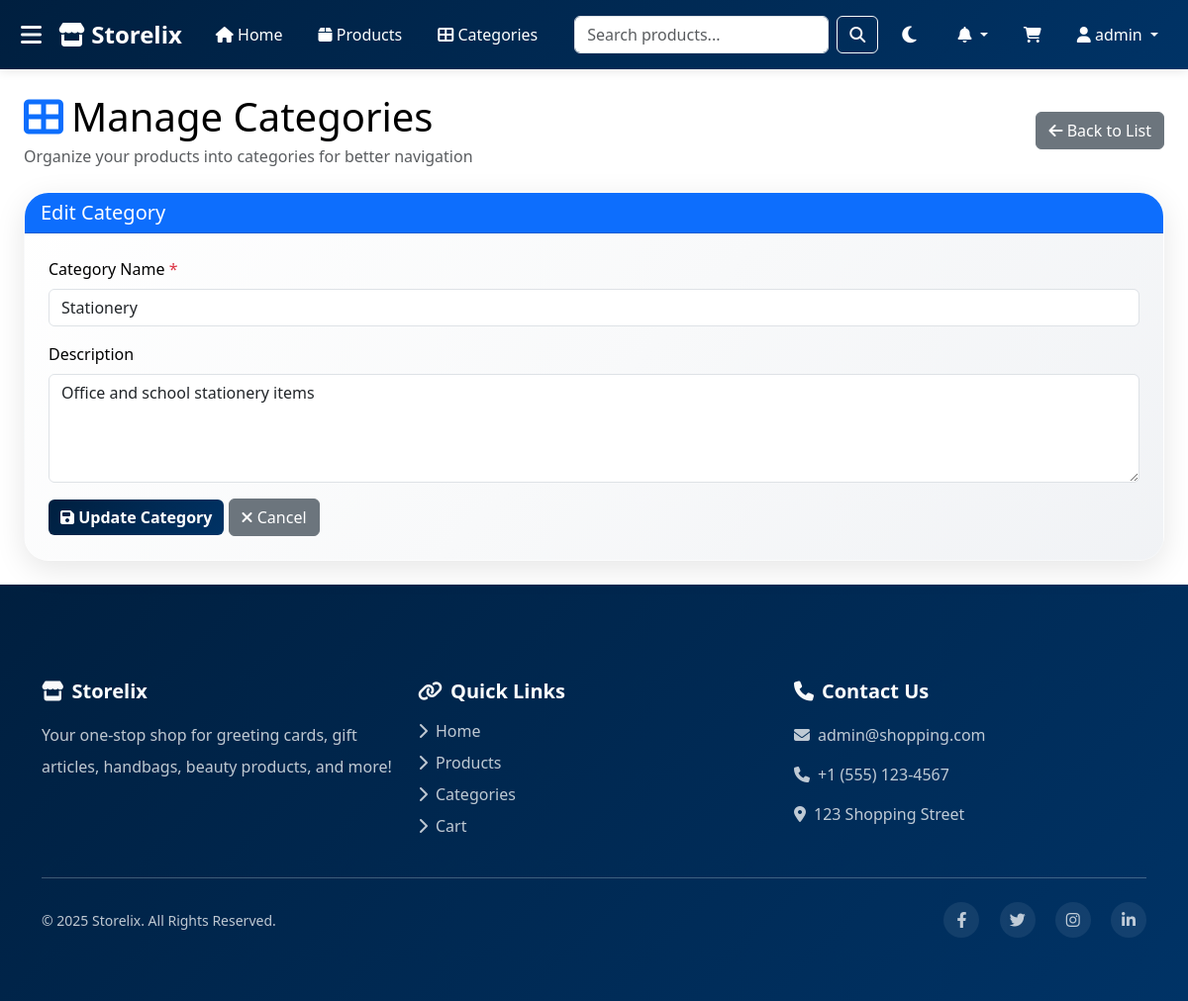
/admin/categories.php?action=edit&id=5 (signed in), run on an earlier commit of the app's database.
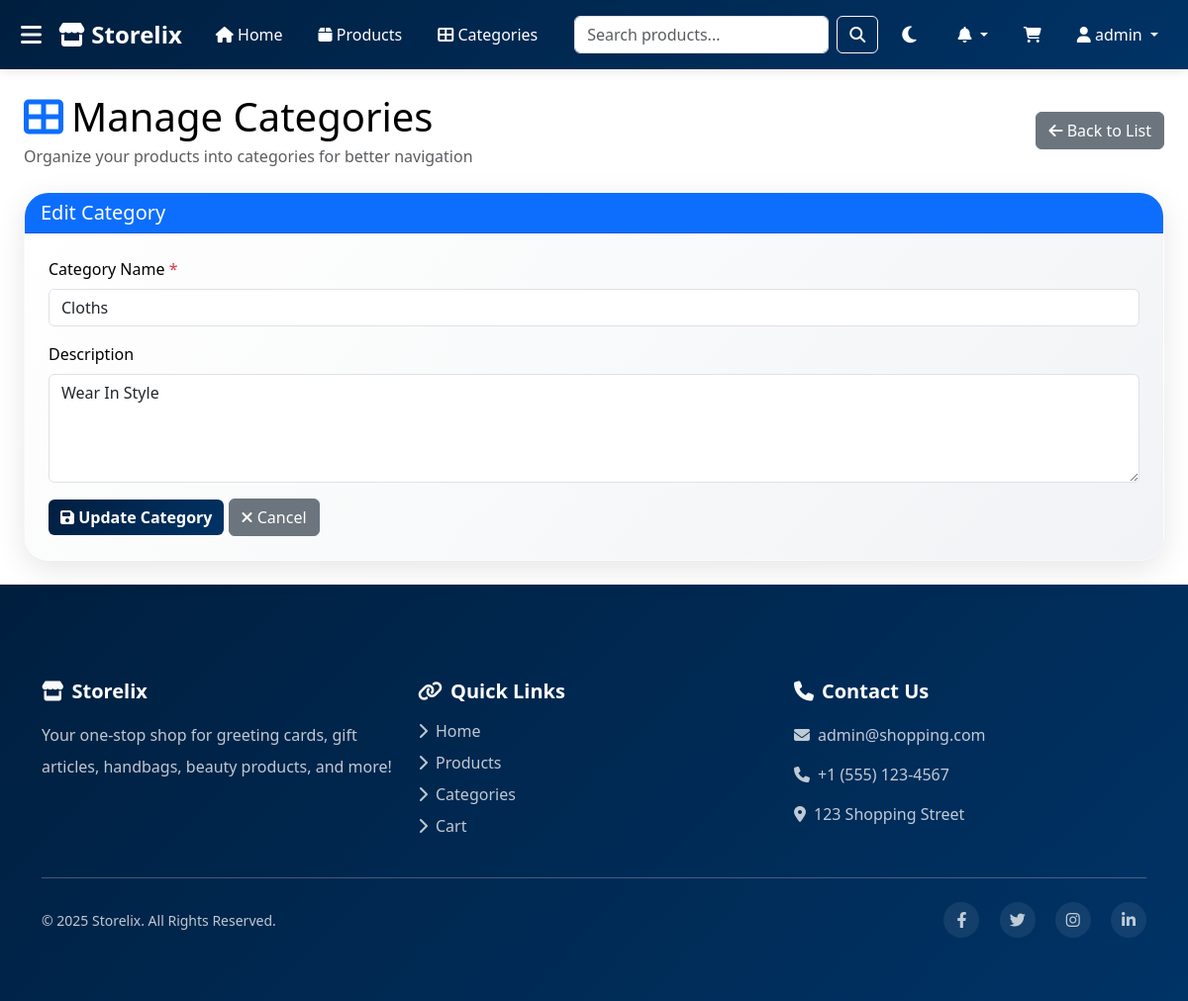
And on a later commit of the database.
### tables this page shows
CREATE TABLE IF NOT EXISTS categories (
    id INT AUTO_INCREMENT PRIMARY KEY,
    name VARCHAR(100) NOT NULL,
    description TEXT,
    image VARCHAR(255),
    created_at TIMESTAMP DEFAULT CURRENT_TIMESTAMP
);

### includes/db.php (called while the page is built, shortened)
<?php
class Database {
    private $conn;
    public function __construct() {
        try {
            $this->conn = new mysqli(DB_HOST, DB_USER, DB_PASS, DB_NAME);
            $this->conn->options(MYSQLI_OPT_CONNECT_TIMEOUT, 30);
            $this->conn->options(MYSQLI_OPT_READ_TIMEOUT, 30);
            $this->conn->set_charset("utf8mb4");
        } catch (Exception $e) {
            die("Database Error: " . $e->getMessage());
        }
    }
    public function query($sql) {
        $result = $this->conn->query($sql);
        return $result;
    }
}
$db = new Database();
?>

### includes/functions.php (called while the page is built, shortened)
<?php
require_once 'db.php';
function getCategoryById($id) {
    global $db;
    $id = intval($id);
    $result = $db->query("SELECT * FROM categories WHERE id = $id");
    return $result->fetch_assoc();
}
?>

### admin/categories.php (the view, shortened to what the changed rows need)
<?php
include '../includes/header.php';
$action = isset($_GET['action']) ? $_GET['action'] : 'list';
$category_id = isset($_GET['id']) ? intval($_GET['id']) : 0;
$categories = getCategories();
if ($action == 'edit' && $category_id) {
    $category = getCategoryById($category_id);
}
?>
<div class="container-fluid my-4 px-4">
    <div class="d-flex justify-content-between align-items-center mb-4">
        <div>
            <h1 class="mb-1"><i class="fas fa-th-large text-primary me-2"></i>Manage Categories</h1>
        </div>
    </div>
    <?php if ($action == 'list'): ?>
        <div class="card">
            <div class="card-body p-0">
                <div class="table-responsive">
                    <table class="table table-hover mb-0">
                        <thead class="table-light">
                            <tr>
                                <th>ID</th>
                                <th>Name</th>
                                <th>Description</th>
                                <th>Created</th>
                                <th>Actions</th>
                            </tr>
                        </thead>
                        <tbody>
                            <?php foreach ($categories as $category): ?>
                                <tr>
                                    <td><?php echo $category['id']; ?></td>
                                    <td><strong><?php echo htmlspecialchars($category['name']); ?></strong></td>
                                    <td><?php echo htmlspecialchars($category['description']); ?></td>
                                    <td><?php echo date('M d, Y', strtotime($category['created_at'])); ?></td>
                                    <td>
                                        <a href="?action=edit&id=<?php echo $category['id']; ?>" class="btn btn-sm btn-outline-primary">
                                            <i class="fas fa-edit"></i>
                                        </a>
                                        <form action="" method="POST" class="d-inline" onsubmit="return confirmDelete()">
                                            <input type="hidden" name="action" value="delete">
                                            <input type="hidden" name="id" value="<?php echo $category['id']; ?>">
                                            <button type="submit" class="btn btn-sm btn-outline-danger">
                                                <i class="fas fa-trash"></i>
                                            </button>
                                        </form>
                                    </td>
                                </tr>
                            <?php endforeach; ?>
                        </tbody>
                    </table>
                </div>
            </div>
        </div>
    <?php else: ?>
        <div class="card">
            <div class="card-header bg-primary text-white">
                <h5 class="mb-0"><?php echo $action == 'add' ? 'Add New Category' : 'Edit Category'; ?></h5>
            </div>
            <div class="card-body">
                <form method="POST" action="">
                    <div class="mb-3">
                        <label for="name" class="form-label">Category Name <span class="text-danger">*</span></label>
                        <input type="text" class="form-control" id="name" name="name"
                               value="<?php echo $action == 'edit' ? htmlspecialchars($category['name']) : ''; ?>" required>
                    </div>
                    <div class="mb-3">
                        <label for="description" class="form-label">Description</label>
                        <textarea class="form-control" id="description" name="description" rows="4"><?php echo $action == 'edit' ? htmlspecialchars($category['description']) : ''; ?></textarea>
                    </div>
                    <button type="submit" class="btn btn-primary">
                        <i class="fas fa-save"></i> <?php echo $action == 'add' ? 'Add Category' : 'Update Category'; ?>
                    </button>
                    <a href="categories.php" class="btn btn-secondary">
                        <i class="fas fa-times"></i> Cancel
                    </a>
                </form>
            </div>
        </div>
    <?php endif; ?>
</div>
<?php include '../includes/footer.php'; ?>

What changed in the data, as far as the page shows it:
changed categories: name "Stationery" → "Cloths"; description "Office and school stationery items" → "Wear In Style"
